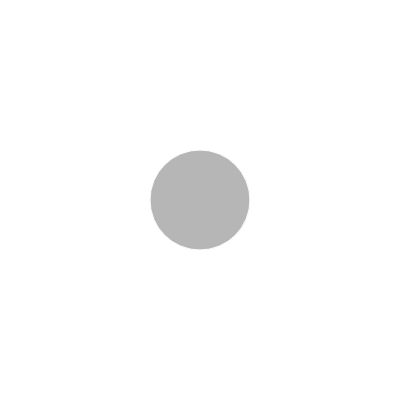
Frame 1 (no input)
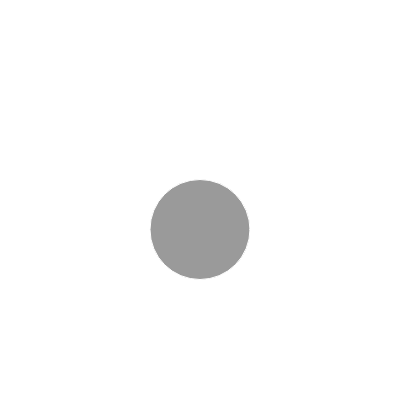
Frame 60 (no input)
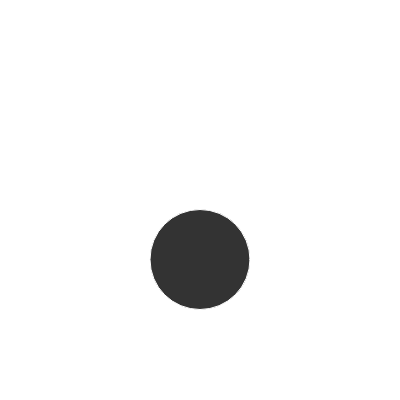
Frame 120 (the mouse pressed at the canvas centre since frame 60)

The p5.js sketch that drew these frames (run headless with seeded random() and noise() and a simulated clock; from frame 60 on, the mouse is pressed at the canvas centre):

// p5.js sketch
// ── sketch.js
/*
Grace typer, Shani driver
*/

var circX = 200; // creates variable circX
var circY = 200; // creates variable circY
var circSize = 100; // creates variable circSize
var speed = .5 // creates variable speed

function setup() {
  createCanvas(400,400); // sets canvas size to 400 by 400
}

function draw() {
  
  background(255); // sets background color white
  stroke(255); // outline color white
  fill(random (255)); // assigns random color to shape grayscale
  ellipse(circX, circY, circSize, circSize); // creates ellipse according to variable values
  
  circY = circY + speed;  // increases circY variable by speed = .5
  
  if (circY > height || circY < 0){ // if circY is greater than or less than 0 then execute next line
    circSize += 1; // circSize will increase 1 each loop
    
    speed = speed * -1;// speed will will be multiplied by -1
  
  }
}
